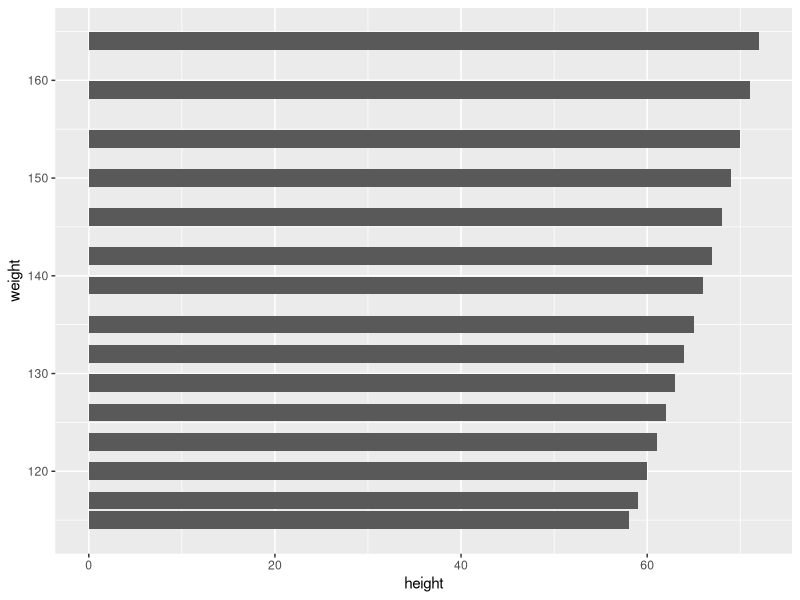
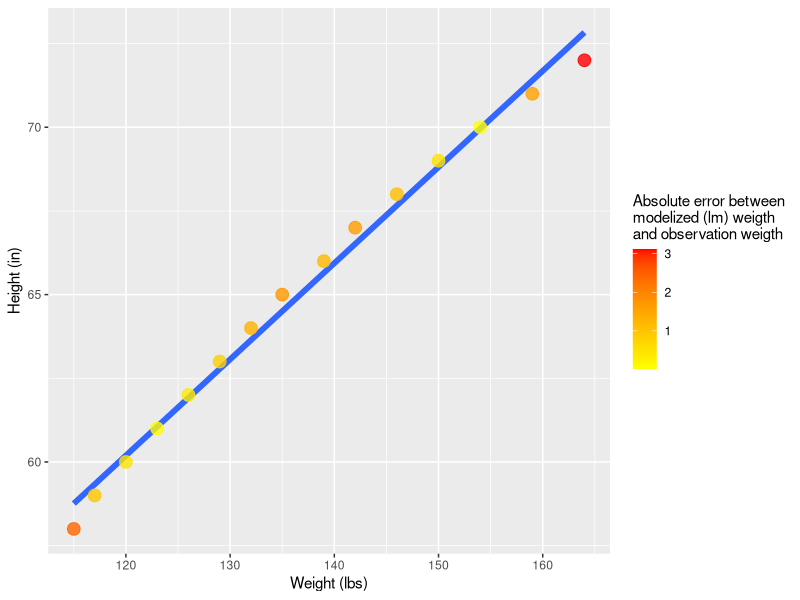

Reproduce these figures in R, in order.
# View(women)
# > women
# height weight
# 1      58    115
# 2      59    117
# 3      60    120
# 4      61    123
# 5      62    126
# 6      63    129
# 7      64    132
# 8      65    135
# 9      66    139
# 10     67    142
# 11     68    146
# 12     69    150
# 13     70    154
# 14     71    159
# 15     72    164
library(ggplot2)
?women
 ggplot(women) + geom_bar(stat="identity",aes(x = weight, y=height)) +coord_flip()
 
 # correction 
 
 ggplot(women) +geom_smooth(aes(x = weight, y=height),se=FALSE,method="lm",size=2) +  geom_point(aes(x = weight, y=height,group="woman",colour=abs(predict(lm(data=women,formula =  weight ~height))-women$weight)),alpha=0.8,size=4)+
   labs(y="Height (in)",x="Weight (lbs)",colour="Absolute error between\nmodelized (lm) weigth \nand observation weigth")+scale_color_gradient(low="yellow",high = "red")
 